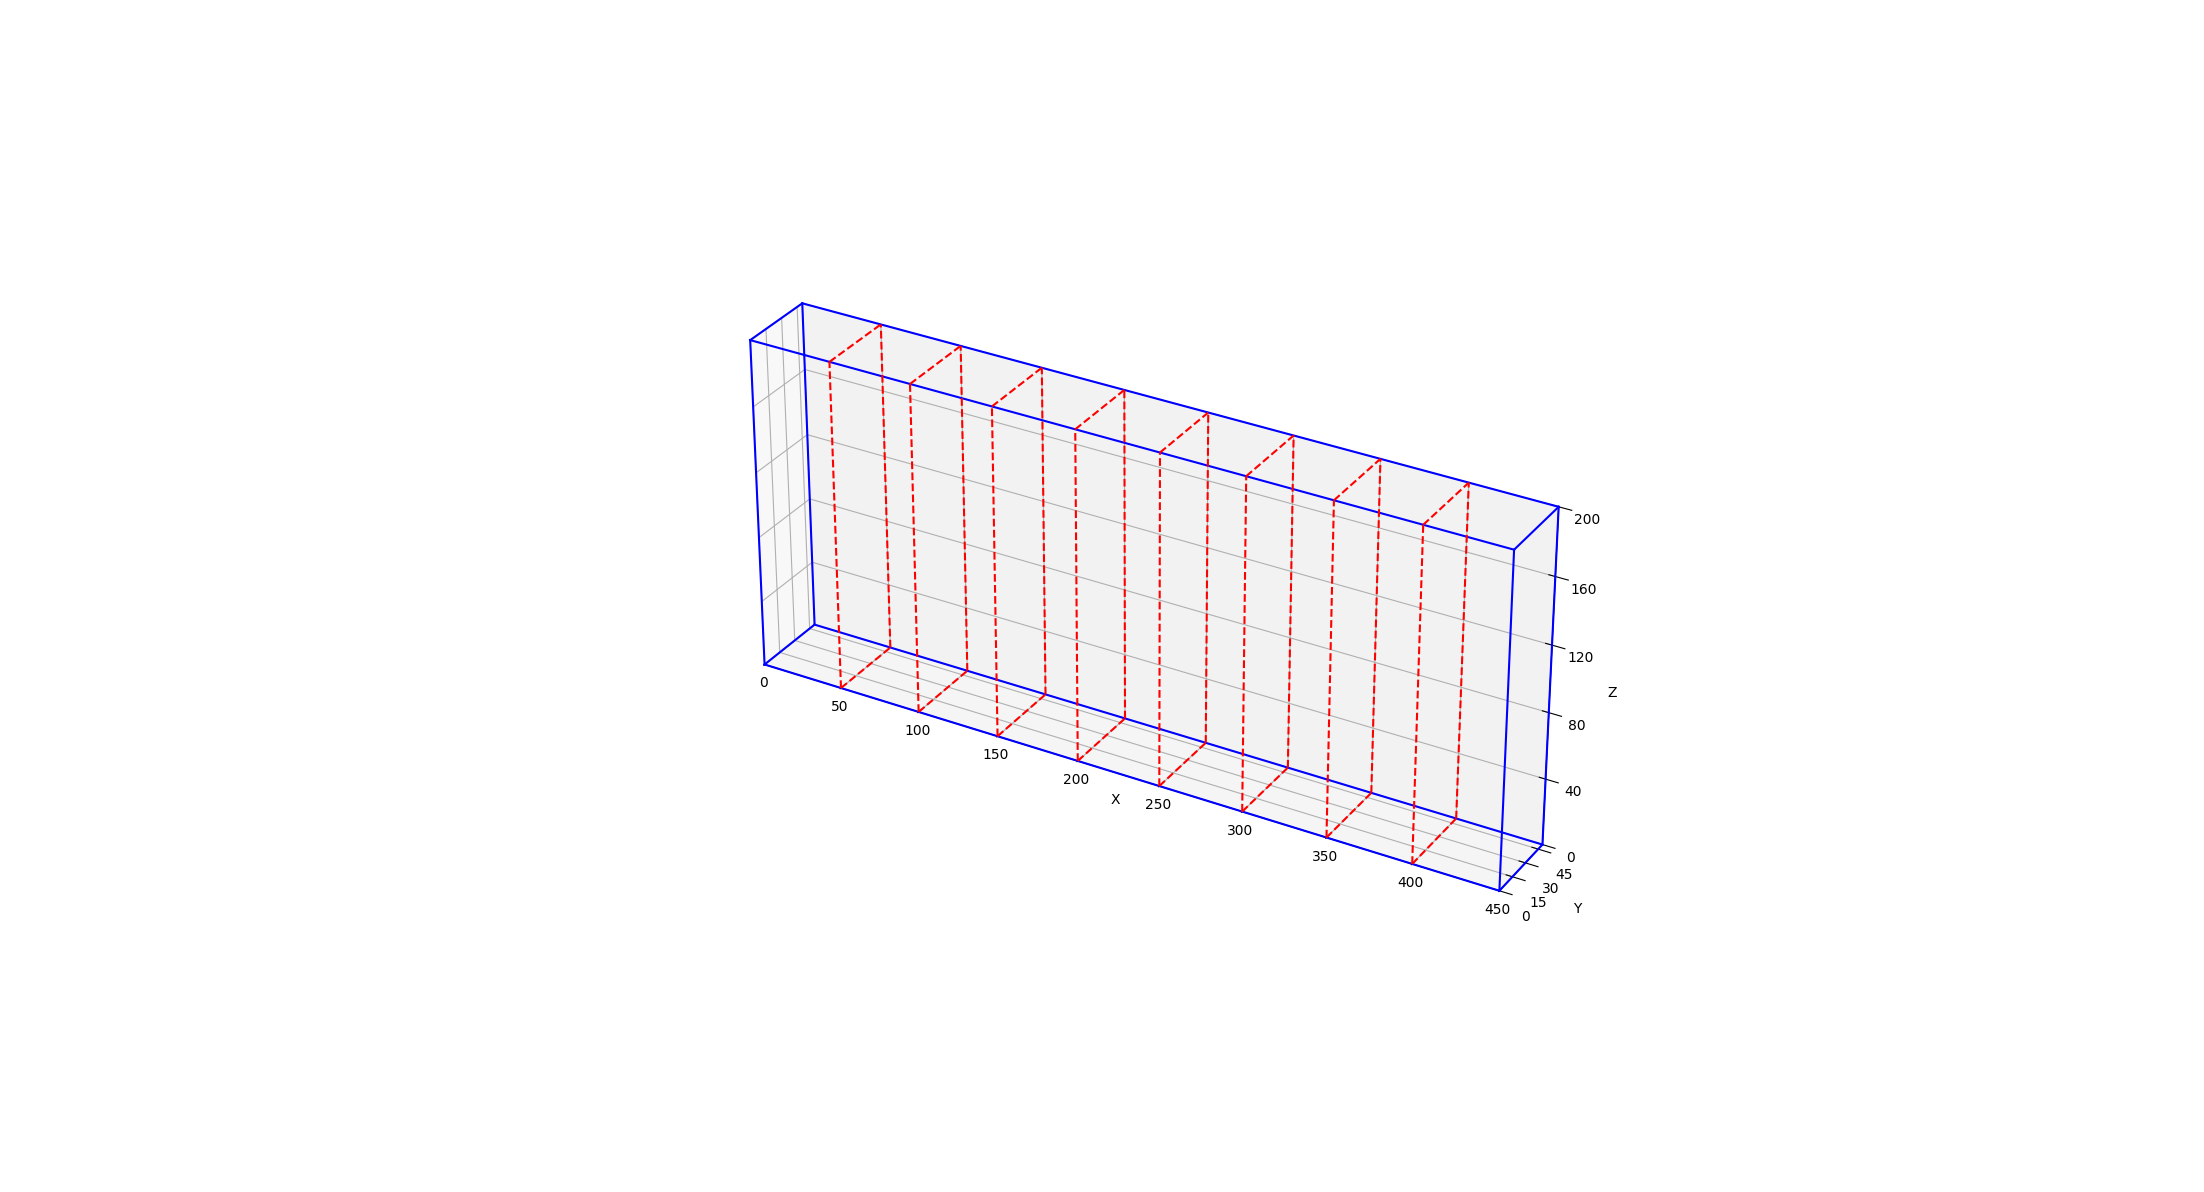

Write Python code to recreate this figure.
import matplotlib.pyplot as plt
import numpy as np
from matplotlib.ticker import MaxNLocator

def plot_cuboid_with_cuts(x_range, y_range, z_range, num_yz_cuts=3, num_xz_cuts=2):
    """
    繪製一個長方體，並在 YZ 平面（x 值固定）和 XZ 平面（y 值固定）上繪製切割線，
    移除 YZ 平面上的網狀格線。

    參數:
    x_range (tuple): 長方體在 X 軸上的範圍 (x_min, x_max)。
    y_range (tuple): 長方體在 Y 軸上的範圍 (y_min, y_max)。
    z_range (tuple): 長方體在 Z 軸上的範圍 (z_min, z_max)。
    num_yz_cuts (int): 要在 X 軸上切割的 YZ 平面數量。
    num_xz_cuts (int): 要在 Y 軸上切割的 XZ 平面數量。
    """
    fig = plt.figure()
    ax = fig.add_subplot(111, projection='3d')

    x_min, x_max = x_range
    y_min, y_max = y_range
    z_min, z_max = z_range

    # 定義長方體的八個頂點
    vertices = np.array([
        (x_min, y_min, z_min), (x_max, y_min, z_min),
        (x_max, y_max, z_min), (x_min, y_max, z_min),
        (x_min, y_min, z_max), (x_max, y_min, z_max),
        (x_max, y_max, z_max), (x_min, y_max, z_max)
    ])

    # 定義長方體的邊
    edges = [
        (0, 1), (1, 2), (2, 3), (3, 0),  # 底面
        (4, 5), (5, 6), (6, 7), (7, 4),  # 頂面
        (0, 4), (1, 5), (2, 6), (3, 7)   # 垂直邊
    ]

    # 繪製長方體的邊
    for i, j in edges:
        ax.plot3D(*zip(vertices.take(i, axis=0), vertices.take(j, axis=0)), color='b')

    # 繪製 YZ 平面切割線
    if num_yz_cuts > 0:
        cut_x_values = np.linspace(x_min, x_max, num_yz_cuts + 2)[1:-1]
        for x_cut in cut_x_values:
            ax.plot([x_cut, x_cut], [y_min, y_max], [z_min, z_min], color='r', linestyle='--')
            ax.plot([x_cut, x_cut], [y_min, y_max], [z_max, z_max], color='r', linestyle='--')
            ax.plot([x_cut, x_cut], [y_min, y_min], [z_min, z_max], color='r', linestyle='--')
            ax.plot([x_cut, x_cut], [y_max, y_max], [z_min, z_max], color='r', linestyle='--')

    # 繪製 XZ 平面切割線
    # if num_xz_cuts > 0:
    #     cut_y_values = np.linspace(y_min, y_max, num_xz_cuts + 2)[1:-1]
    #     for y_cut in cut_y_values:
    #         ax.plot([x_min, x_max], [y_cut, y_cut], [z_min, z_min], color='g', linestyle='--')
    #         ax.plot([x_min, x_max], [y_cut, y_cut], [z_max, z_max], color='g', linestyle='--')
    #         ax.plot([x_min, x_min], [y_cut, y_cut], [z_min, z_max], color='g', linestyle='--')
    #         ax.plot([x_max, x_max], [y_cut, y_cut], [z_min, z_max], color='g', linestyle='--')

    # 設定軸標籤
    ax.set_xlabel('X', loc="right")
    ax.set_ylabel('Y')
    ax.set_zlabel('Z')

    # 設定軸的範圍
    ax.set_xlim(x_min, x_max)
    ax.set_ylim(y_min, y_max)
    ax.set_zlim(z_min, z_max)

    x_len = x_max - x_min
    y_len = y_max - y_min
    z_len = z_max - z_min

    # 設定 box_aspect 讓軸的視覺長度與數據長度成比例
    # 這裡我們讓最長軸的比例為 1，其他軸按比例縮放
    max_len = max(x_len, y_len, z_len)
    ax.set_box_aspect([x_len / max_len, y_len / max_len, z_len / max_len])
    # ax.set_box_aspect([x_len / min_len, y_len / min_len, z_len / min_len])
    ax.yaxis.set_major_locator(MaxNLocator(nbins=4))
    ax.zaxis.set_major_locator(MaxNLocator(nbins=5))

    plt.show()

# 範例使用：
# 定義長方體的範圍
x_min, x_max = 0, 450
y_min, y_max = 0, 50
z_min, z_max = 0, 200

# 繪製長方體並切割成 2 個 YZ 平面和 2 個 XZ 平面
plot_cuboid_with_cuts((x_min, x_max), (y_min, y_max), (z_min, z_max), num_yz_cuts=8, num_xz_cuts=0)

# 如果你不想顯示任何切割線，可以設定 num_yz_cuts=0 和 num_xz_cuts=0
# plot_cuboid_with_cuts((x_min, x_max), (y_min, y_max), (z_min, z_max), num_yz_cuts=0, num_xz_cuts=0)
